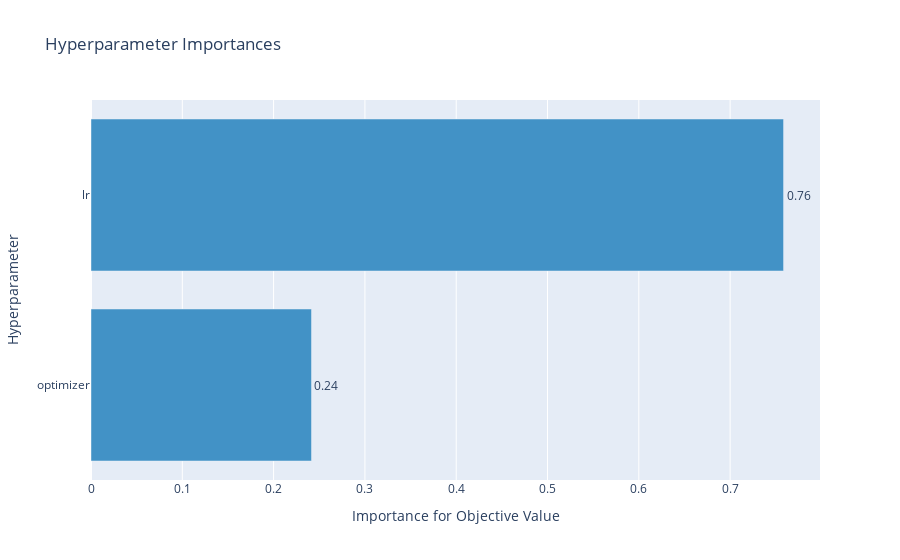

The notebook cell this image was saved under:
### Code cell
from optuna.visualization import plot_param_importances

fig1 = plot_param_importances(study)
fig1.show(config=plotly_config)

### Figure 1 — Plotly figure (JSON) as saved in the notebook; plotly's stock layout.template omitted (floating-point values rounded to 4 significant figures)
{"data": [{"cliponaxis": false, "hovertemplate": ["optimizer (CategoricalDistribution): 0.24147644169295795<extra></extra>", "lr (FloatDistribution): 0.7585235583070421<extra></extra>"], "marker": {"color": "rgb(66,146,198)"}, "orientation": "h", "text": ["0.24", "0.76"], "textposition": "outside", "type": "bar", "x": [0.2415, 0.7585], "y": ["optimizer", "lr"]}], "layout": {"showlegend": false, "title": {"text": "Hyperparameter Importances"}, "xaxis": {"title": {"text": "Importance for Objective Value"}}, "yaxis": {"title": {"text": "Hyperparameter"}}}}
